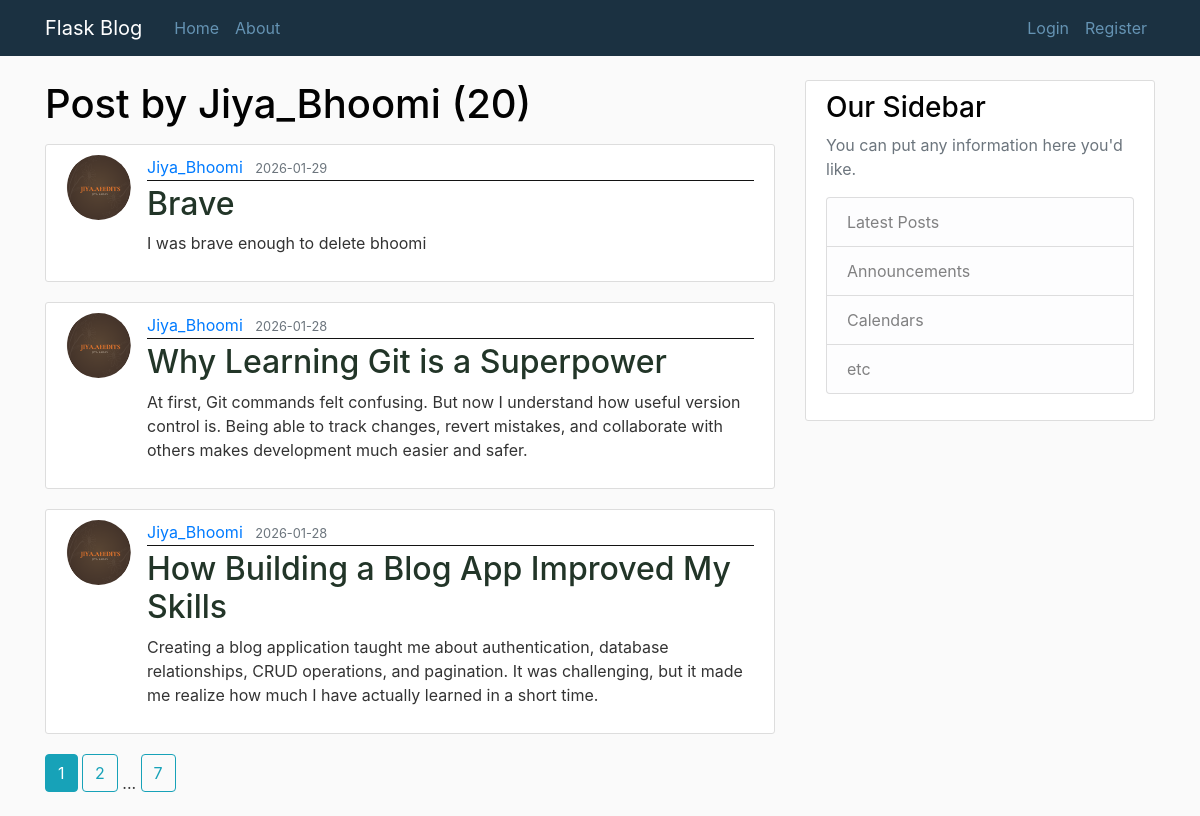
/user/Jiya_Bhoomi, run on the app's committed database.
### Blogpost/models.py (models this page shows, shortened)
class User(db.Model, UserMixin):
    id = db.Column(db.Integer, primary_key=True)
    username = db.Column(db.String(20), unique=True, nullable=False)
    email = db.Column(db.String(120), unique=True, nullable=False)
    image_file = db.Column(db.String(20), nullable=False, default='download.jpg')
    password = db.Column(db.String(60), nullable=False)
    posts = db.relationship('Post', backref='author', lazy=True)

class Post(db.Model):
    id = db.Column(db.Integer, primary_key=True)
    title = db.Column(db.String(100), nullable=False)
    date_posted = db.Column(db.DateTime, nullable=False, default=datetime.utcnow)
    content = db.Column(db.Text, nullable=False)
    user_id = db.Column(db.Integer, db.ForeignKey('user.id'), nullable=False)

### Blogpost/routes.py (the view)
@app.route("/user/<string:username>")
def user_post(username):
    page = request.args.get('page',1, type=int,)
    user = User.query.filter_by(username=username).first_or_404()
    posts = Post.query.filter_by(author=user)\
            .order_by(Post.date_posted.desc())\
            .paginate(page=page,per_page=3)
    return render_template('user_post.html', posts=posts, user=user)

### Blogpost/templates/user_post.html
{% extends 'layout.html' %}
{% block content %}
    <h1 class="mb-3"> Post by {{ user.username }} ({{ posts.total }})</h1>
        {% for post in posts.items %}
            <article class="media content-section">
                <img class="rounded-circle article-img" src="{{ url_for('static', filename ='profile_pic/' + post.author.image_file) }}">
                <div class="media-body">
                    <div class="article-metadata">
                    <a class="mr-2" href="{{url_for('user_post', username=post.author.username)}}">{{ post.author.username }}</a>
                    <small class="text-muted">{{ post.date_posted.strftime('%Y-%m-%d') }}</small>
                    </div>
                    <h2><a class="article-title" href="{{url_for('post', post_id=post.id)}}">{{ post.title }}</a></h2>
                    <p class="article-content">{{ post.content }}</p>
                </div>
            </article>
        {% endfor %}
        {% for page_num in posts.iter_pages(left_edge=1, right_edge=1, left_current=1, right_current=1) %}
            {% if page_num %}
                {% if posts.page == page_num %}
                    <a class="btn btn-info mb-4" href="{{url_for('user_post', username=user.username, page=page_num)}}"> {{ page_num }} </a>
                {% else %}
                    <a class="btn btn-outline-info mb-4" href="{{url_for('user_post',username=user.username, page=page_num)}}"> {{ page_num }} </a>
                {% endif %}
            {% else %}
                ...
            {% endif %}
        {% endfor %}
{% endblock content %}

### Blogpost/static/main.css (style rules this page uses)
body { background: #fafafa; color: #333333; margin-top: 5rem; }
h1, h2, h3, h4, h5, h6 { color: #020202; }
.content-section { background: #ffffff; padding: 10px 20px; border: 1px solid #dddddd; border-radius: 3px; margin-bottom: 20px; }
.article-title { color: #223528; }
.article-content { white-space: pre-line; }
.article-img { height: 65px; width: 65px; margin-right: 16px; }
.article-metadata { padding-bottom: 1px; margin-bottom: 4px; border-bottom: 1px solid #131313 }

### data on the page
User: username "Jiya_Bhoomi"
Post: image_file (picture), author.username "Jiya_Bhoomi", date_posted "2026-01-29", title "Brave", content "I was brave enough to delete bhoomi"
Post: image_file (picture), author.username "Jiya_Bhoomi", date_posted "2026-01-28", title "Why Learning Git is a Superpower", content "At first, Git commands felt confusing. But now I understand how useful version control is. Being able to track changes, revert mistakes, and collaborate with others makes development much easier and safer."
Post: image_file (picture), author.username "Jiya_Bhoomi", date_posted "2026-01-28", title "How Building a Blog App Improved My Skills", content "Creating a blog application taught me about authentication, database relationships, CRUD operations, and pagination. It was challenging, but it made me realize how much I have actually learned in a short time."

### other printed values
{{ posts.total }} "20"
{{ page_num }} "1"
{{ page_num }} "2" "7"
